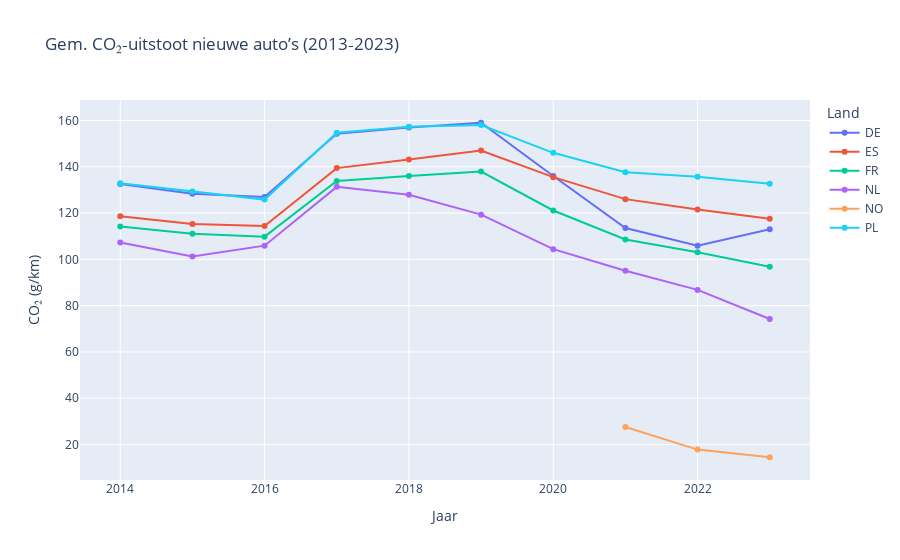

Notebook cell for this chart:
### Markdown cell above
## Visualisatie 2.1 – Evolutie CO₂‑uitstoot per land

### Code cell
fig_line = px.line(focus, x='year', y='co2', color='geo',
                   title='Gem. CO₂‑uitstoot nieuwe auto’s (2013‑2023)',
                   labels=dict(year='Jaar', co2='CO₂ (g/km)', geo='Land'))
fig_line.update_traces(mode='lines+markers')
# Convert to HTML and display
html_str = fig_line.to_html(include_plotlyjs=True, div_id="co2-evolution-plot")
HTML(html_str)

### Figure 1 — Plotly figure (JSON) as saved in the notebook; plotly's stock layout.template omitted (floating-point values rounded to 4 significant figures)
{"data": [{"hovertemplate": "Land=DE<br>Jaar=%{x}<br>CO₂ (g/km)=%{y}<extra></extra>", "legendgroup": "DE", "line": {"color": "#636efa", "dash": "solid"}, "marker": {"symbol": "circle"}, "mode": "lines+markers", "name": "DE", "orientation": "v", "showlegend": true, "type": "scatter", "x": [2014, 2015, 2016, 2017, 2018, 2019, 2020, 2021, 2022, 2023], "xaxis": "x", "y": [132.5, 128.3, 126.9, 154.2, 157.0, 159.0, 136.0, 113.5, 105.9, 113.0], "yaxis": "y"}, {"hovertemplate": "Land=ES<br>Jaar=%{x}<br>CO₂ (g/km)=%{y}<extra></extra>", "legendgroup": "ES", "line": {"color": "#EF553B", "dash": "solid"}, "marker": {"symbol": "circle"}, "mode": "lines+markers", "name": "ES", "orientation": "v", "showlegend": true, "type": "scatter", "x": [2014, 2015, 2016, 2017, 2018, 2019, 2020, 2021, 2022, 2023], "xaxis": "x", "y": [118.6, 115.3, 114.4, 139.4, 143.1, 147.0, 135.5, 126.0, 121.5, 117.5], "yaxis": "y"}, {"hovertemplate": "Land=FR<br>Jaar=%{x}<br>CO₂ (g/km)=%{y}<extra></extra>", "legendgroup": "FR", "line": {"color": "#00cc96", "dash": "solid"}, "marker": {"symbol": "circle"}, "mode": "lines+markers", "name": "FR", "orientation": "v", "showlegend": true, "type": "scatter", "x": [2014, 2015, 2016, 2017, 2018, 2019, 2020, 2021, 2022, 2023], "xaxis": "x", "y": [114.2, 111.0, 109.8, 133.8, 136.0, 137.9, 121.1, 108.6, 103.1, 96.8], "yaxis": "y"}, {"hovertemplate": "Land=NL<br>Jaar=%{x}<br>CO₂ (g/km)=%{y}<extra></extra>", "legendgroup": "NL", "line": {"color": "#ab63fa", "dash": "solid"}, "marker": {"symbol": "circle"}, "mode": "lines+markers", "name": "NL", "orientation": "v", "showlegend": true, "type": "scatter", "x": [2014, 2015, 2016, 2017, 2018, 2019, 2020, 2021, 2022, 2023], "xaxis": "x", "y": [107.3, 101.2, 105.9, 131.3, 127.9, 119.3, 104.4, 95.1, 86.8, 74.2], "yaxis": "y"}, {"hovertemplate": "Land=NO<br>Jaar=%{x}<br>CO₂ (g/km)=%{y}<extra></extra>", "legendgroup": "NO", "line": {"color": "#FFA15A", "dash": "solid"}, "marker": {"symbol": "circle"}, "mode": "lines+markers", "name": "NO", "orientation": "v", "showlegend": true, "type": "scatter", "x": [2021, 2022, 2023], "xaxis": "x", "y": [27.6, 17.8, 14.5], "yaxis": "y"}, {"hovertemplate": "Land=PL<br>Jaar=%{x}<br>CO₂ (g/km)=%{y}<extra></extra>", "legendgroup": "PL", "line": {"color": "#19d3f3", "dash": "solid"}, "marker": {"symbol": "circle"}, "mode": "lines+markers", "name": "PL", "orientation": "v", "showlegend": true, "type": "scatter", "x": [2014, 2015, 2016, 2017, 2018, 2019, 2020, 2021, 2022, 2023], "xaxis": "x", "y": [132.9, 129.3, 125.8, 154.7, 157.3, 158.0, 146.0, 137.6, 135.7, 132.7], "yaxis": "y"}], "layout": {"legend": {"title": {"text": "Land"}, "tracegroupgap": 0}, "title": {"text": "Gem. CO₂‑uitstoot nieuwe auto’s (2013‑2023)"}, "xaxis": {"anchor": "y", "domain": [0, 1], "title": {"text": "Jaar"}}, "yaxis": {"anchor": "x", "domain": [0, 1], "title": {"text": "CO₂ (g/km)"}}}}
